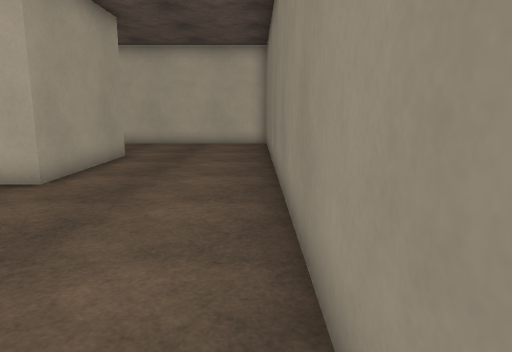
View 1 (above)

21 first-person views from a walk through a 3-D level made in the Godot game engine. The camera is 1.5 m above the floor, tilts 10° down and sees 70° across. The floor is counted in squares, 1 m on a side. Each view is taken from the middle of a square. On the plan, view 1 faces up. The plan holds only what a view shows up to about 16 squares ahead; the rest is blank. Surface patterns are stand-ins for the level's own textures.

View 2
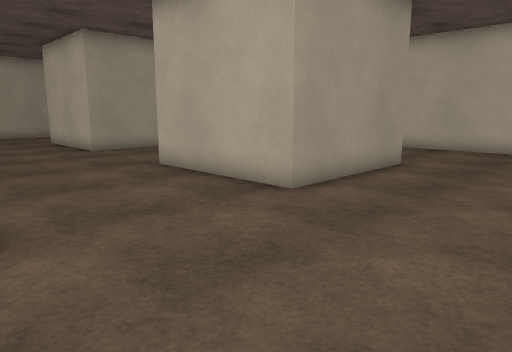

View 3
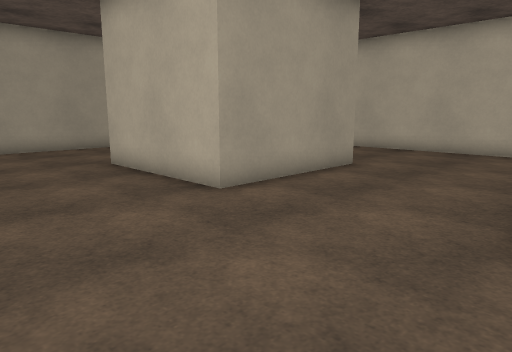

View 4
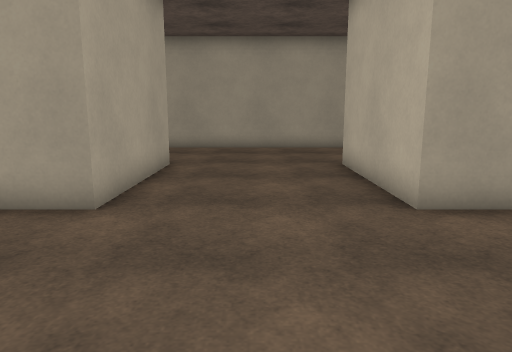

View 5
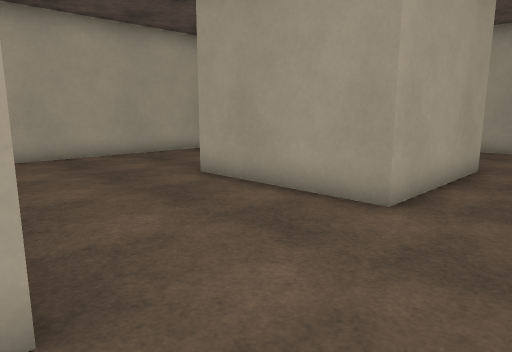

View 6
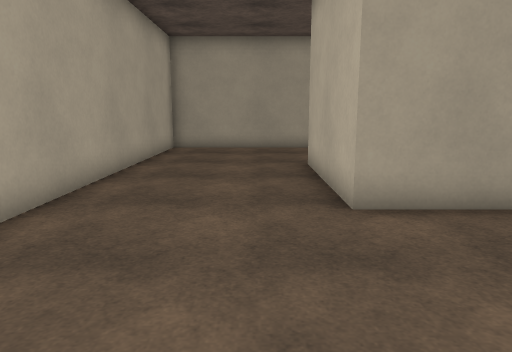

View 7
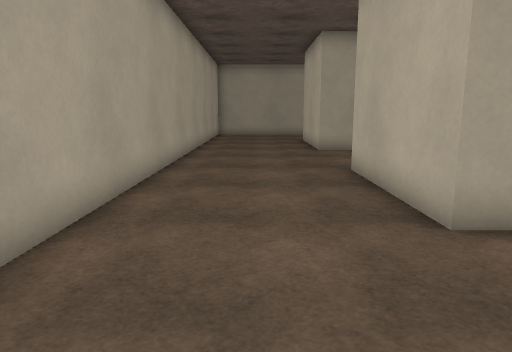

View 8
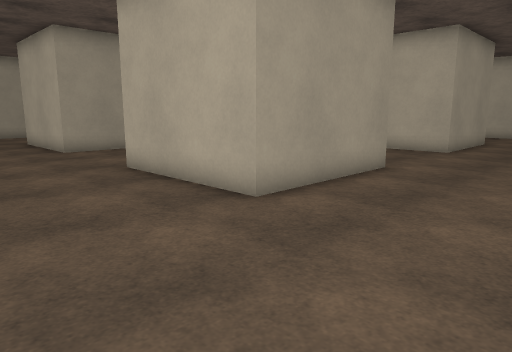

View 9
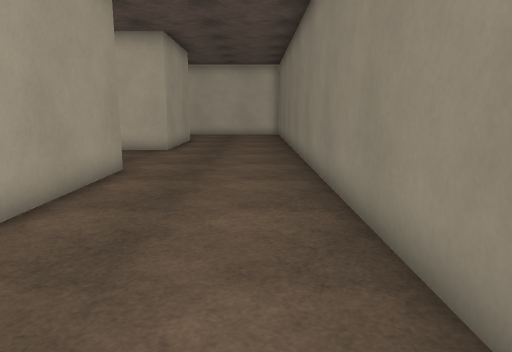

View 10
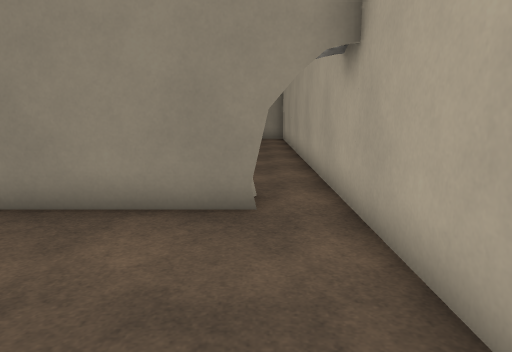

View 11
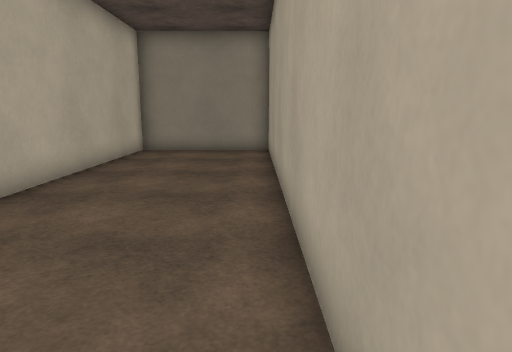

View 12
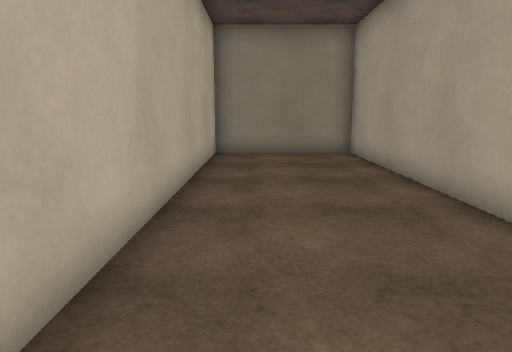

View 13
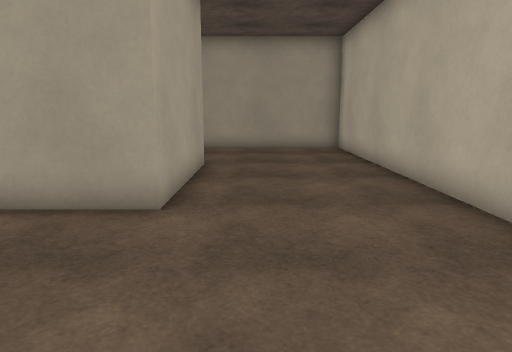

View 14
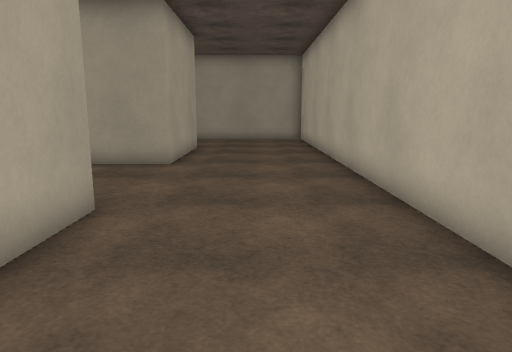

View 15
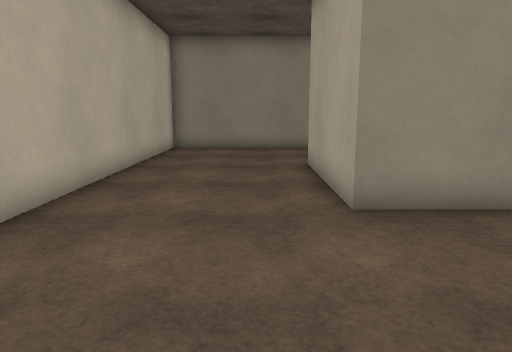

View 16
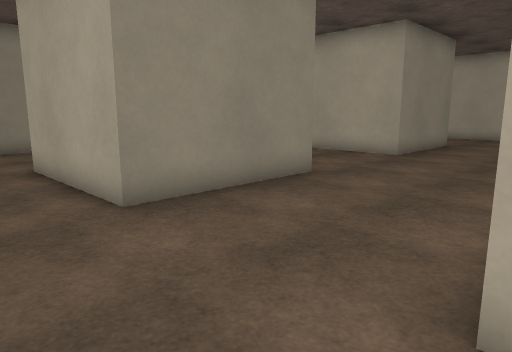

View 17
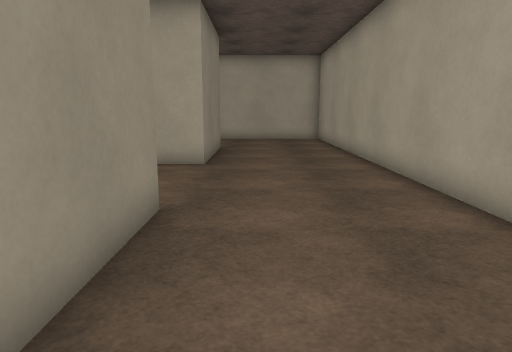

View 18
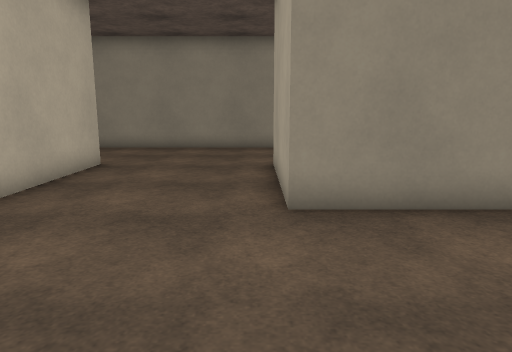

View 19
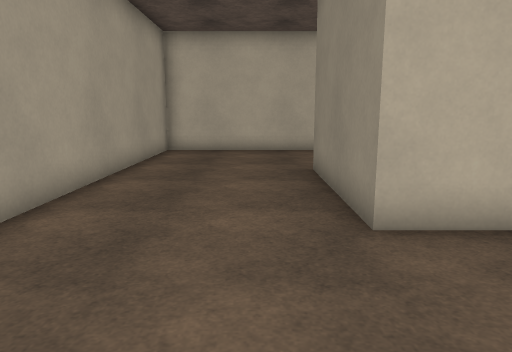

View 20
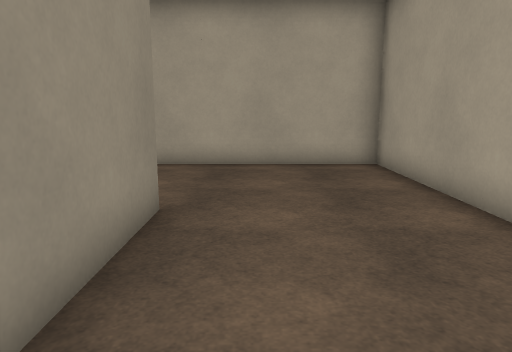

View 21
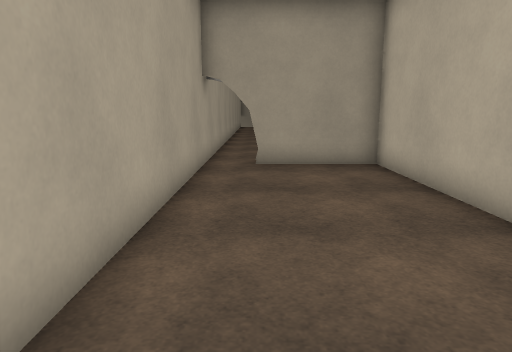

### Floor plan
Ten units are one square. View 1 is at (0, 0); x grows to the right and y downward. Boxes are objects, and circles mark ways between rooms. Rooms are numbered by the first view taken in them; rooms with no view inside come last. Other rooms are left out.
<svg viewBox="-250 -180 410 260">
<path fill="none" stroke="#000" d="M-145 -25 -145 25 -195 25 -195 -25 -145 -25M-145 -75 -195 -75 -195 -125 -145 -125 -145 -75M-95 -75 -95 -125 -45 -125 -45 -75 -95 -75M-45 -25 -45 25 -95 25 -95 -25 -48 -25M5 64 5 -175 -245 -175 -245 75 15 75M15 75 155 75 155 25 15 25 15 64"/>
<circle cx="10" cy="70" r="3" fill="#2a7"/>
<text x="-120" y="-50">1</text>
<text x="80" y="50">2</text>
</svg>
Room 1 opens to room 2.

Where each view was taken, in squares from view 1:
view 1: 0 up, 0 right, facing up
view 2: 2 up, 0 right, facing up-left
view 3: 3 up, 9 left, facing up-left
view 4: 5 up, 9 left, facing left
view 5: 5 up, 9 left, facing down-left
view 6: 4 down, 9 left, facing left
view 7: 5 down, 0 right, facing left
view 8: 7 down, 0 right, facing up-left
view 9: 7 down, 1 left, facing up
view 10: 6 down, 5 left, facing right
view 11: 7 down, 1 right, facing right
view 12: 4 down, 2 right, facing right
view 13: 14 up, 9 left, facing left
view 14: 15 up, 4 left, facing left
view 15: 14 up, 15 left, facing right
view 16: 15 up, 15 left, facing down-right
view 17: 13 up, 21 left, facing down
view 18: 3 up, 15 left, facing right
view 19: 3 up, 21 left, facing up
view 20: 3 up, 21 left, facing down
view 21: 6 down, 12 right, facing left
